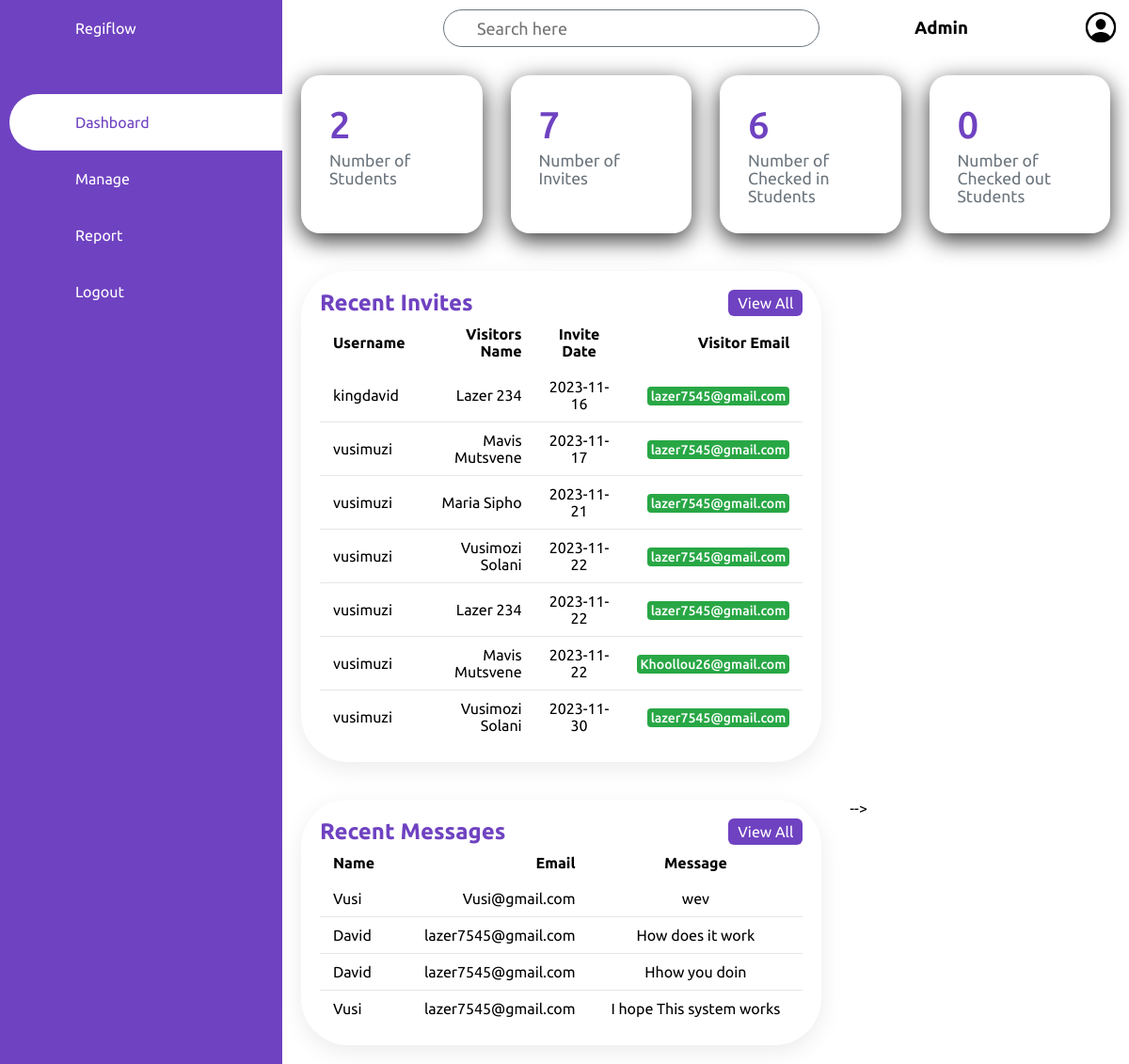
The page /BACKEND/Mutli_User/admin/dashboard.php (signed in) on the database its author committed.
### tables this page shows
CREATE TABLE `invites` (
  `invite_id` int(3) UNSIGNED ZEROFILL NOT NULL,
  `username` varchar(45) NOT NULL,
  `invite_date` date NOT NULL,
  `visitor_name` varchar(125) NOT NULL,
  `visitor_email` varchar(125) NOT NULL,
  `visitor_phone` varchar(10) NOT NULL,
  `visitor_id` varchar(13) NOT NULL,
  `reason` varchar(50) NOT NULL,
  `parking_reserved` varchar(3) NOT NULL,
  `qrcode` longblob NOT NULL
);

CREATE TABLE `contact_form` (
  `name` varchar(100) NOT NULL,
  `email` varchar(100) NOT NULL,
  `number` int(10) NOT NULL,
  `communication` varchar(250) NOT NULL
);

### BACKEND/Mutli_User/admin/dashboard.php (the view, shortened to what this page needs)
<?php
$current_page = "dashboard";
?>
<?php
$host = "localhost";
$username = "root";
$password = "";
$database = "visitors";
$conn = new mysqli($host, $username, $password, $database);
$userSql = "SELECT COUNT(*) as userCount FROM users";
$userResult = $conn->query($userSql);
if ($userResult->num_rows > 0) {
    $userRow = $userResult->fetch_assoc();
    $userCount = $userRow["userCount"];
} else {
    $userCount = 0;
}
$inviteSql = "SELECT COUNT(*) as inviteCount FROM invites";
$inviteResult = $conn->query($inviteSql);
if ($inviteResult->num_rows > 0) {
    $inviteRow = $inviteResult->fetch_assoc();
    $inviteCount = $inviteRow["inviteCount"];
} else {
    $inviteCount = 0;
}
$recentInvitesSql = "SELECT username, visitor_name, invite_date, visitor_email FROM invites ORDER BY invite_date ASC LIMIT 10";
$recentInvitesResult = $conn->query($recentInvitesSql);
$recentMessagesSql = "SELECT name, email, communication FROM contact_form LIMIT 10";
$recentMessagesResult = $conn->query($recentMessagesSql);
$checkedInSql = "SELECT COUNT(*) as checkedInCount FROM scanned_qr";
$checkedInResult = $conn->query($checkedInSql);
if($checkedInResult->num_rows > 0) {
    $checkedInRow = $checkedInResult->fetch_assoc();
    $checkedInCount = $checkedInRow["checkedInCount"];
} else {
    $checkedInCount = 0;
}
?>
<?php include 'include/header.php'; ?>
<?php include 'include/navigation.php'; ?>
<div class="cardBox">
                <div class="card">
                    <div>
                        <div class="numbers"><?php echo $userCount; ?></div>
                        <div class="cardName">Number of Students</div>
                    </div>
                </div>
                <div class="card">
                    <div>
                        <div class="numbers"><?php echo $inviteCount; ?></div>
                        <div class="cardName">Number of Invites</div>
                    </div>
                </div>
                <div class="card">
                    <div>
                        <div class="numbers"><?php echo $checkedInCount; ?></div>
                        <div class="cardName">Number of Checked in Students</div>
                    </div>
                </div>
                <div class="card">
                    <div>
                        <div class="numbers">0</div>
                        <div class="cardName">Number of Checked out Students</div>
                    </div>
                </div>
            </div>
<div class="details">
    <div class="recentOrders">
        <div class="cardHeader">
            <h2>Recent Invites</h2>
            <a href="report.php" class="btn">View All</a>
        </div>
        <table>
            <thead>
                <tr>
                    <td>Username</td>
                    <td>Visitors Name</td>
                    <td>Invite Date</td>
                    <td>Visitor Email</td>
                </tr>
            </thead>
            <tbody>
                <?php
                while ($row = $recentInvitesResult->fetch_assoc()) {
                    echo "<tr>";
                    echo "<td>" . $row["username"] . "</td>";
                    echo "<td>" . $row["visitor_name"] . "</td>";
                    echo "<td>" . $row["invite_date"] . "</td>";
                    echo "<td><span class='status pending'>" . $row["visitor_email"] . "</span></td>";
                    echo "</tr>";
                }
                ?>
            </tbody>
        </table>
    </div>
</div>
    <div class="details">
    <div class="recentOrders">
        <div class="cardHeader">
            <h2>Recent Messages</h2>
            <a href="#" class="btn">View All</a>
        </div>
        <table>
            <thead>
                <tr>
                    <td>Name</td>
                    <td>Email</td>
                    <td>Message</td>
                </tr>
            </thead>
            <tbody>
                <?php
                while ($row = $recentMessagesResult->fetch_assoc()) {
                    echo "<tr>";
                    echo "<td>" . $row["name"] . "</td>";
                    echo "<td>" . $row["email"] . "</td>";
                    echo "<td>" . $row["communication"] . "</td>";
                    echo "</tr>";
                }
                ?>
            </tbody>
        </table>
    </div>-->
</div>
<?php include 'include/footer.php'; ?>

### BACKEND/Mutli_User/admin/include/header.php (shortened to what this page needs)
<!DOCTYPE html>
<html>
<head>
    <link rel="stylesheet" href="include/style.css">
</head>
<body>

### BACKEND/Mutli_User/admin/include/navigation.php (shortened to what this page needs)
<div class="container">
        <div class="navigation">
            <ul>
                <li>
                    <a href="#">
                        <span class="icon"><ion-icon name="logo-laravel"></ion-icon></span>
                        <span class="title">Regiflow</span></br>
                    </a>
                </li>
                <li <?php if ($current_page === "dashboard") echo 'class="active"'; ?>>
                    <a href="dashboard.php">
                        <span class="icon"><ion-icon name="bar-chart-outline"></ion-icon></span>
                        <span class="title">Dashboard</span>
                    </a>
                </li>
                <li <?php if ($current_page === "manage") echo 'class="active"'; ?>>
                    <a href="manage.php">
                        <span class="icon"><ion-icon name="create-outline"></ion-icon></span>
                        <span class="title">Manage</span>
                    </a>
                </li>
                <li <?php if ($current_page === "report") echo 'class="active"'; ?>>
                    <a href="report.php">
                        <span class="icon"><ion-icon name="file-tray-full-outline"></ion-icon></span>
                        <span class="title">Report</span>
                    </a>
                </li>
                <li>
                    <a href="logout.php">
                        <span class="icon"><ion-icon name="log-out-outline"></ion-icon></span>
                        <span class="title">Logout</span>
                    </a>
                </li>
            </ul>
        </div>
            <div class="main">
            <div class="topbar">
                <div class="toggle" onclick="toggleMenu();">
                </div>
                <div class="search">
                    <label>
                        <input type="text" placeholder="Search here">
                    </label>
                </div>
                <div>
                    <h3>Admin</h3>
                </div>
                <div class="user">
                    <img src="images/profile.png" alt="" class="user-pic" onclick="toggleMenu()">
                </div>
            </div>

### BACKEND/Mutli_User/admin/include/footer.php (shortened to what this page needs)
</div>
</body>
</html>

### BACKEND/Mutli_User/admin/include/style.css (style rules this page uses)
* { font-family:'Ubuntu', sans-serif; margin:0; padding:0; box-sizing: border-box; }
:root { --white: #fff; --grey: #6c757d; --black1: #000; --black2: #212529; --purple: #6f42c1; --green: #28a745; --red: #dc3545; --yellow: #ffc107; }
body { min-height: 100vh; overflow-x: hidden; }
.container { position: relative; width: 100%; }
.navigation { position: fixed; width: 300px; height: 100%; background: var(--purple); border-left: 10px solid var(--purple); transition: 0.5s; overflow: hidden; z-index: 2; }
.navigation ul { position: absolute; left: 0; top: 0; width: 100% }
.navigation ul li { position: relative; width: 100%; list-style: none; border-top-left-radius: 30px; border-bottom-left-radius: 30px; }
.navigation ul li:nth-child(1) { margin-bottom: 40px; pointer-events: none; }
.navigation ul li a { position: relative; display: block; width: 100%; display: flex; text-decoration: none; color: var(--white); }
.navigation ul li a .icon { position: relative; display: block; min-width: 60px; height: 60px; line-height: 70px; text-align: center; }
.navigation ul li a .title { position: relative; display: block; padding: 0 10px; height: 60px; line-height: 60px; text-align: start; white-space: nowrap; }
.navigation ul li.active { background: var(--white); }
.navigation ul li.active a { color: var(--purple); }
.navigation ul li.active a::before, .navigation ul li.active a::after { background: transparent; box-shadow: 35px 35px 0 10px var(--white); }
.main { position: absolute; width: calc(100% - 300px); left: 300px; min-height: 100vh; transition: 0.5s; background: var(--white); z-index: 1; }
.topbar { width: 100%; height: 60px; display: flex; justify-content: space-between; align-items: center; padding: 0 10px; }
.toggle { position: relative; top: 0; width: 60px; height: 60px; display: flex; justify-content: center; align-items: center; font-size: 2.5em; cursor: pointer; }
.search { position: relative; width: 400px; margin: 0 10px; }
.search label { position: relative; width: 100%; }
.search label input { width: 100%; height: 40px; border-radius: 40px; padding: 5px 20px; padding-left: 35px; font-size: 18px; outline: none; border: 1px solid var(--grey); }
.user-pic { width: 40px; border-radius: 50%; cursor: pointer; margin-left: 30px; }
.user { position: relative; z-index: 10000; }
.cardBox { position: relative; width: 100%; padding: 20px; display: grid; grid-template-columns: repeat(4,1fr); grid-gap: 30px; }
.cardBox .card { position: relative; background: var(--white); padding: 30px; border-radius: 20px; display: flex; justify-content: space-between; box-shadow: 0 7px 25px rgba(0,0,0,0.8); }
.cardBox .card .numbers { position: relative; font-weight: 500; font-size: 2.5em; color: var(--purple); }
.cardBox .card .cardName { font-size: 1.1em; color: var(--grey); margin-top: 5px; }
.details { position: relative; width: 100%; padding: 20px; display: grid; grid-template-columns: 2fr 1fr; grid-gap: 30px; }
.details .recentOrders { position: relative; display: grid; min-height: 200px; background: var(--white); padding: 20px; box-shadow: 0 7px 25px rgba(0,0,0,0.08); border-radius: 50px; }
.cardHeader { display: flex; justify-content: space-between; align-items: flex-start; }
.cardHeader h2 { font-weight: 600; color: var(--purple); }
.btn { position: relative; padding: 5px 10px; background: var(--purple); text-decoration: none; color: var(--white); border-radius: 6px; }
.details table { width: 100%; border-collapse: collapse; }
.details table thead td { font-weight: 600; }
.details .recentOrders table tr { color: var(--black); border-bottom: 1px solid rgba(0,0,0,0.1); }
.details .recentOrders table tr:last-child { border-bottom: none; }
.details .recentOrders table tr td { padding: 10px 14px; }
.details .recentOrders table tr td:last-child { text-align: end; }
.details .recentOrders table tr td:nth-child(2) { text-align: end; }
.details .recentOrders table tr td:nth-child(3) { text-align: center; }
.status.pending { padding: 2px 4px; background: var(--green); color: var(--white); border-radius: 4px; font-size: 14px; font-weight: 500; }

### rows shown on the page
invites: username "kingdavid", visitor_name "Lazer 234", invite_date "2023-11-16", visitor_email "lazer7545@gmail.com"
invites: username "vusimuzi", visitor_name "Mavis Mutsvene", invite_date "2023-11-17", visitor_email "lazer7545@gmail.com"
invites: username "vusimuzi", visitor_name "Maria Sipho", invite_date "2023-11-21", visitor_email "lazer7545@gmail.com"
invites: username "vusimuzi", visitor_name "Vusimozi Solani", invite_date "2023-11-22", visitor_email "lazer7545@gmail.com"
invites: username "vusimuzi", visitor_name "Lazer 234", invite_date "2023-11-22", visitor_email "lazer7545@gmail.com"
invites: username "vusimuzi", visitor_name "Mavis Mutsvene", invite_date "2023-11-22", visitor_email "Khoollou26@gmail.com"
invites: username "vusimuzi", visitor_name "Vusimozi Solani", invite_date "2023-11-30", visitor_email "lazer7545@gmail.com"
contact_form: name "Vusi", email "Vusi@gmail.com", communication "wev"
contact_form: name "David", email "lazer7545@gmail.com", communication "How does it work"
contact_form: name "David", email "lazer7545@gmail.com", communication "Hhow you doin"
contact_form: name "Vusi", email "lazer7545@gmail.com", communication "I hope This system works"

### other values the page prints
$userCount "2"
$inviteCount "7"
$checkedInCount "6"
